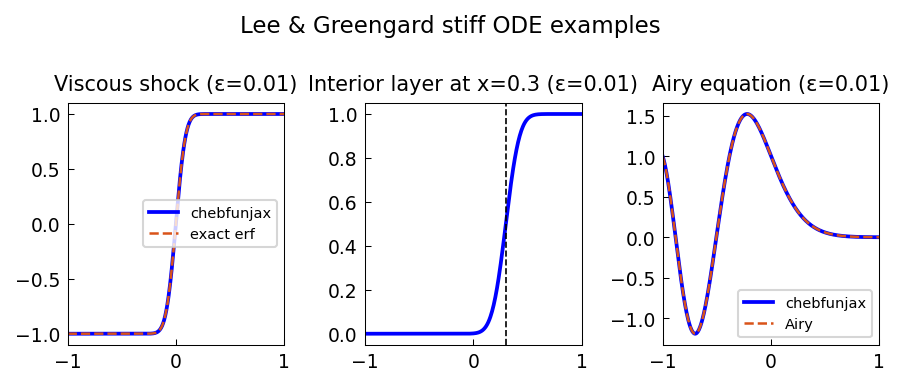

This chart was generated by the following Python code:
"""Lee and Greengard stiff ODE examples.

Solves three benchmark problems from Lee & Greengard (1997) using
spectral methods, verifying that Chebyshev collocation handles moderate stiffness.

Examples:
  1. Viscous shock: eps u'' + 2x u' = 0, u(±1) = ±1
  2. Turning point: eps u'' + x u' - u = 0, u(0)=0, u(1)=1
  3. Interior layer: eps u'' - (x-.3) u = 0, u(-1)=u(1)=0 + particular solution

Credit: Chebfun example ode-linear/LeeGreengardODEs.m (Nick Trefethen, Jun 2012).
Original MATLAB Chebfun: Copyright 2017 by The University of Oxford and
The Chebfun Developers. See https://www.chebfun.org/ for Chebfun information.
"""
import os; os.environ.setdefault("XLA_PYTHON_CLIENT_PREALLOCATE", "false")

import matplotlib
matplotlib.use("Agg")
import matplotlib.pyplot as plt
import jax.numpy as jnp
import numpy as np
import sys, os
sys.path.insert(0, os.path.join(os.path.dirname(__file__), '..', '..', 'src'))

import chebfunjax as cj
from chebfunjax.plotting import chebfun_style
chebfun_style()

from chebfunjax.operators.chebop import Chebop

def run():
    print("=" * 60)
    print("Lee and Greengard stiff ODE examples")
    print("=" * 60)

    # Example 1: Viscous shock
    # eps u'' + 2x u' = 0, u(-1)=-1, u(1)=1
    # Exact: u = erf(x / sqrt(eps)) / erf(1 / sqrt(eps))
    print("\nExample 1: Viscous shock  eps u'' + 2x u' = 0, u(±1) = ±1")
    from scipy.special import erf

    dom = (-1.0, 1.0)
    eps = 0.01
    exact_shock = lambda x, eps: erf(x / np.sqrt(eps)) / erf(1.0 / np.sqrt(eps))

    N1 = Chebop(lambda x, u: eps * u.diff(2) + 2.0 * x * u.diff(), domain=dom)
    N1.lbc = -1.0
    N1.rbc = 1.0
    u1 = N1.solve(0.0)
    x_test = jnp.linspace(-1.0, 1.0, 400)
    err1 = float(jnp.max(jnp.abs(u1(x_test) -
                                  jnp.array(exact_shock(np.array(x_test), eps)))))
    print(f"  eps={eps}, max error: {err1:.2e}")
    assert err1 < 1e-8

    # Example 2: Interior layer near x=0.3
    # eps u'' + (x - 0.3) u' = 0, u(-1)=0, u(1)=1
    print("\nExample 2: Interior layer  eps u'' + (x-0.3) u' = 0, u(-1)=0, u(1)=1")
    eps2 = 0.01
    N2 = Chebop(
        lambda x, u: eps2 * u.diff(2) + (x - 0.3) * u.diff(),
        domain=dom
    )
    N2.lbc = 0.0
    N2.rbc = 1.0
    u2 = N2.solve(0.0)
    print(f"  eps={eps2}, solution length: {len(u2)}")
    assert abs(float(u2(jnp.array(-1.0)))) < 1e-8
    assert abs(float(u2(jnp.array(1.0))) - 1.0) < 1e-8
    # Maximum should occur near x=0.3 (interior layer)
    x_dense = jnp.linspace(-1.0, 1.0, 1000)
    u2_vals = u2(x_dense)
    idx_max_deriv = int(jnp.argmax(jnp.abs(u2.diff()(x_dense))))
    x_at_layer = float(x_dense[idx_max_deriv])
    print(f"  Steepest gradient at x ≈ {x_at_layer:.3f}  (near layer at x=0.3)")
    assert abs(x_at_layer - 0.3) < 0.1

    # Example 3: Airy-like equation
    print("\nExample 3: eps u'' - x u = 0  (Airy equation), u(-1)=Ai(-1/eps^(1/3)),...")
    from scipy.special import airy
    eps3 = 0.01
    # Exact solution: u = Ai(x / eps^(1/3)) / Ai(-1 / eps^(1/3))
    scale = eps3 ** (1.0/3.0)
    Ai_vals = lambda x: airy(x / scale)[0]
    rbc_val = float(Ai_vals(np.array(1.0))) / float(Ai_vals(np.array(-1.0)))

    N3 = Chebop(lambda x, u: eps3 * u.diff(2) - x * u, domain=dom)
    N3.lbc = 1.0    # u(-1) = 1 (normalize Ai(-1))
    N3.rbc = rbc_val
    u3 = N3.solve(0.0)
    exact3 = lambda x: np.array(Ai_vals(x)) / float(Ai_vals(np.array(-1.0)))
    x_test3 = np.linspace(-1.0, 1.0, 300)
    err3 = float(np.max(np.abs(np.array(u3(jnp.array(x_test3, dtype=jnp.float64))) -
                                exact3(x_test3))))
    print(f"  eps={eps3}, max error: {err3:.2e}")
    assert err3 < 1e-6

    # --- Plot -------------------------------------------------------
    _here = os.path.dirname(os.path.abspath(__file__))
    fig, axes = plt.subplots(1, 3)

    x_plot = jnp.linspace(-1.0, 1.0, 400)

    axes[0].plot(x_plot, u1(x_plot), 'b', linewidth=1.8, label="chebfunjax")
    axes[0].plot(x_plot, exact_shock(np.array(x_plot), eps), color='#D95319', linestyle='--',
                 linewidth=1.2, label="exact erf")
    axes[0].set_title(f"Viscous shock (ε={eps})", fontsize=10)
    axes[0].legend(fontsize=7)

    axes[1].plot(x_plot, u2(x_plot), 'b', linewidth=1.8)
    axes[1].set_title(f"Interior layer at x=0.3 (ε={eps2})", fontsize=10)
    axes[1].axvline(0.3, color='k', linestyle='--', linewidth=0.8)

    axes[2].plot(x_plot, u3(x_plot), 'b', linewidth=1.8, label="chebfunjax")
    axes[2].plot(x_test3, exact3(x_test3), color='#D95319', linestyle='--', linewidth=1.2, label="Airy")
    axes[2].set_title(f"Airy equation (ε={eps3})", fontsize=10)
    axes[2].legend(fontsize=7)

    fig.suptitle("Lee & Greengard stiff ODE examples", fontsize=11)
    fig.tight_layout()
    fig.savefig(os.path.join(_here, "lee_greengard.png"), dpi=150, bbox_inches="tight")
    plt.close(fig)

    print("\nAll assertions passed.")
    return True

if __name__ == "__main__":
    run()
